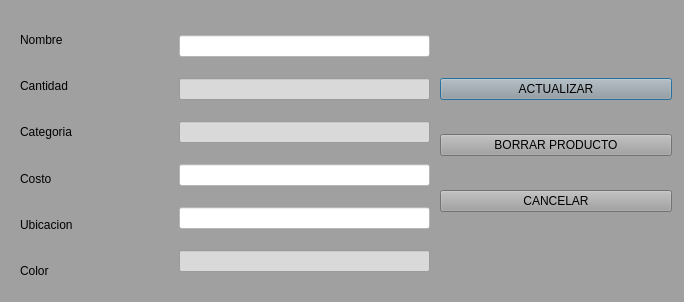
<?xml version="1.0" encoding="UTF-8"?>
<ui version="4.0">
 <class>NewProduct</class>
 <widget class="QDialog" name="NewProduct">
  <property name="geometry">
   <rect>
    <x>0</x>
    <y>0</y>
    <width>684</width>
    <height>302</height>
   </rect>
  </property>
  <property name="windowTitle">
   <string>Añadir Nuevo Producto</string>
  </property>
  <property name="styleSheet">
   <string notr="true">background-color: rgb(160, 160, 160);</string>
  </property>
  <widget class="QWidget" name="verticalLayoutWidget">
   <property name="geometry">
    <rect>
     <x>20</x>
     <y>20</y>
     <width>160</width>
     <height>271</height>
    </rect>
   </property>
   <layout class="QVBoxLayout" name="label_layout">
    <item>
     <widget class="QLabel" name="name_label">
      <property name="styleSheet">
       <string notr="true">font: 75 10pt &quot;MS Shell Dlg 2&quot;;</string>
      </property>
      <property name="text">
       <string>Nombre</string>
      </property>
     </widget>
    </item>
    <item>
     <widget class="QLabel" name="quantity_label">
      <property name="styleSheet">
       <string notr="true">font: 75 10pt &quot;MS Shell Dlg 2&quot;;</string>
      </property>
      <property name="text">
       <string>Cantidad</string>
      </property>
     </widget>
    </item>
    <item>
     <widget class="QLabel" name="category_label">
      <property name="styleSheet">
       <string notr="true">font: 75 10pt &quot;MS Shell Dlg 2&quot;;</string>
      </property>
      <property name="text">
       <string>Categoria</string>
      </property>
     </widget>
    </item>
    <item>
     <widget class="QLabel" name="cost_label">
      <property name="styleSheet">
       <string notr="true">font: 75 10pt &quot;MS Shell Dlg 2&quot;;</string>
      </property>
      <property name="text">
       <string>Costo</string>
      </property>
     </widget>
    </item>
    <item>
     <widget class="QLabel" name="location_label">
      <property name="styleSheet">
       <string notr="true">font: 75 10pt &quot;MS Shell Dlg 2&quot;;</string>
      </property>
      <property name="text">
       <string>Ubicacion</string>
      </property>
     </widget>
    </item>
    <item>
     <widget class="QLabel" name="color_label">
      <property name="styleSheet">
       <string notr="true">font: 75 10pt &quot;MS Shell Dlg 2&quot;;</string>
      </property>
      <property name="text">
       <string>Color</string>
      </property>
     </widget>
    </item>
   </layout>
  </widget>
  <widget class="QWidget" name="verticalLayoutWidget_2">
   <property name="geometry">
    <rect>
     <x>179</x>
     <y>20</y>
     <width>251</width>
     <height>271</height>
    </rect>
   </property>
   <layout class="QVBoxLayout" name="txtedit_layout">
    <item>
     <widget class="QLineEdit" name="name_txtedit">
      <property name="styleSheet">
       <string notr="true">background-color: rgb(255, 255, 255);</string>
      </property>
      <property name="readOnly">
       <bool>false</bool>
      </property>
     </widget>
    </item>
    <item>
     <widget class="QLineEdit" name="quantity_txtedit">
      <property name="styleSheet">
       <string notr="true">background-color: rgb(217, 217, 217);</string>
      </property>
      <property name="readOnly">
       <bool>true</bool>
      </property>
     </widget>
    </item>
    <item>
     <widget class="QLineEdit" name="category_txtedit">
      <property name="styleSheet">
       <string notr="true">background-color: rgb(217, 217, 217);</string>
      </property>
      <property name="text">
       <string/>
      </property>
      <property name="readOnly">
       <bool>true</bool>
      </property>
     </widget>
    </item>
    <item>
     <widget class="QLineEdit" name="cost_txtedit">
      <property name="styleSheet">
       <string notr="true">background-color: rgb(255, 255, 255);</string>
      </property>
      <property name="text">
       <string/>
      </property>
     </widget>
    </item>
    <item>
     <widget class="QLineEdit" name="location_txtedit">
      <property name="styleSheet">
       <string notr="true">background-color: rgb(255, 255, 255);</string>
      </property>
      <property name="text">
       <string/>
      </property>
     </widget>
    </item>
    <item>
     <widget class="QLineEdit" name="color_txtedit">
      <property name="styleSheet">
       <string notr="true">background-color: rgb(217, 217, 217);</string>
      </property>
      <property name="text">
       <string/>
      </property>
      <property name="readOnly">
       <bool>true</bool>
      </property>
     </widget>
    </item>
   </layout>
  </widget>
  <widget class="QWidget" name="verticalLayoutWidget_3">
   <property name="geometry">
    <rect>
     <x>440</x>
     <y>50</y>
     <width>232</width>
     <height>191</height>
    </rect>
   </property>
   <layout class="QVBoxLayout" name="verticalLayout">
    <item>
     <widget class="QPushButton" name="update_product_btn">
      <property name="text">
       <string>ACTUALIZAR</string>
      </property>
      <property name="icon">
       <iconset>
        <normaloff>images/updates.png</normaloff>images/updates.png</iconset>
      </property>
      <property name="iconSize">
       <size>
        <width>20</width>
        <height>20</height>
       </size>
      </property>
     </widget>
    </item>
    <item>
     <widget class="QPushButton" name="erase_btn">
      <property name="text">
       <string>BORRAR PRODUCTO</string>
      </property>
      <property name="icon">
       <iconset>
        <normaloff>images/delete.png</normaloff>images/delete.png</iconset>
      </property>
      <property name="iconSize">
       <size>
        <width>20</width>
        <height>20</height>
       </size>
      </property>
     </widget>
    </item>
    <item>
     <widget class="QPushButton" name="cancel_btn">
      <property name="text">
       <string>CANCELAR</string>
      </property>
      <property name="iconSize">
       <size>
        <width>100</width>
        <height>100</height>
       </size>
      </property>
     </widget>
    </item>
   </layout>
  </widget>
 </widget>
 <resources/>
 <connections/>
</ui>
